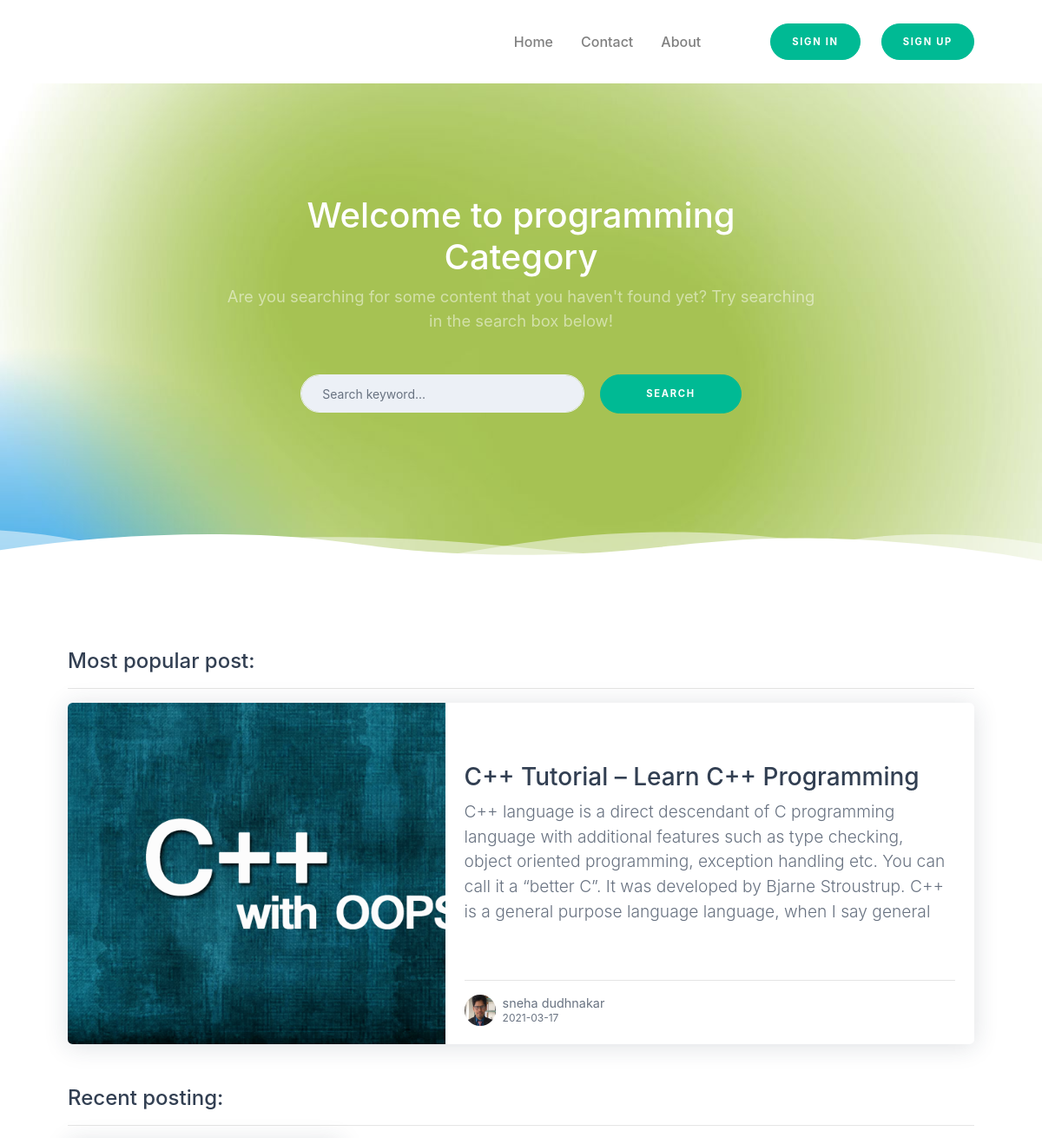
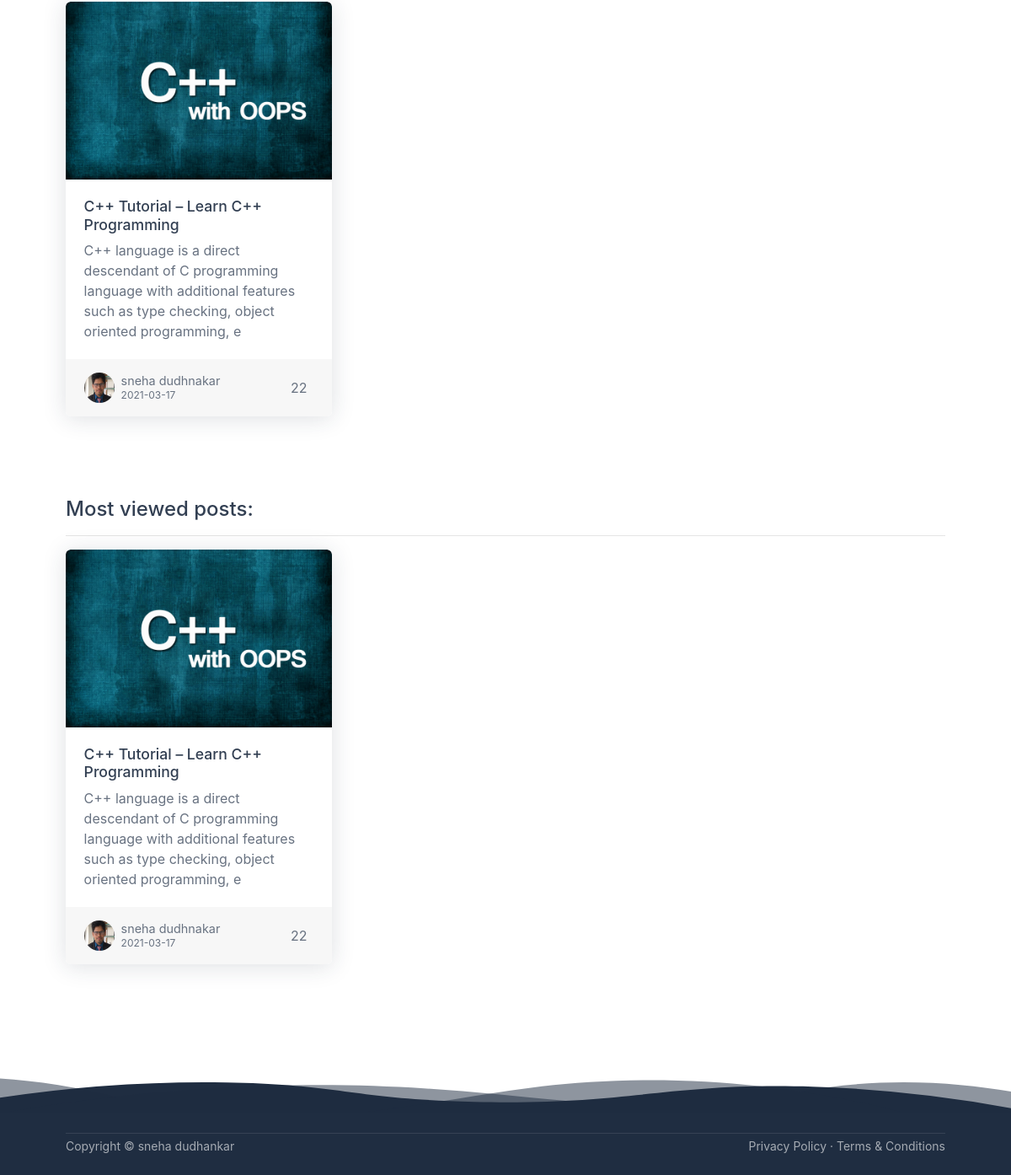
The page /categories.php?category_id=2&category_name=programming on the database its author committed (2 pictures, top to bottom).
### tables this page shows
CREATE TABLE `posts` (
  `post_category_id` int(11) NOT NULL,
  `post_id` int(11) NOT NULL,
  `post_title` varchar(255) NOT NULL,
  `post_detail` text NOT NULL,
  `post_category` varchar(255) NOT NULL,
  `post_image` text NOT NULL,
  `post_date` date NOT NULL,
  `post_status` varchar(255) NOT NULL DEFAULT 'Published',
  `post_author` varchar(255) NOT NULL,
  `post_views` int(11) NOT NULL DEFAULT 0,
  `post_comment_count` int(11) NOT NULL DEFAULT 0,
  `post_tags` text NOT NULL
);

### categories.php (the view, shortened to what this page needs)
<?php require_once("./includes/header.php"); ?>
        <div id="layoutDefault">
            <div id="layoutDefault_content">
                <main>
                    <nav class="navbar navbar-marketing navbar-expand-lg bg-white navbar-light">
                        <div class="container">
                            <div class="collapse navbar-collapse" id="navbarSupportedContent">
                                <ul class="navbar-nav ml-auto mr-lg-5">
                                    <li class="nav-item">
                                        <a class="nav-link" href="index.php">Home </a>
                                    </li>
                                    <li class="nav-item dropdown no-caret">
                                        <a class="nav-link" href="contact.php">Contact</a>
                                    </li>
                                    <li class="nav-item dropdown no-caret">
                                        <a class="nav-link" href="about.php">About</a>
                                    </li>
                                </ul>
                                <?php
                                    require_once("./includes/registration.php");
                                ?>
                            </div>
                        </div>
                    </nav>
                    <header class="page-header page-header-dark " style="background-image: url(img/bg4.jpg);">
                        <div class="page-header-content">
                            <div class="container">
                                <div class="row justify-content-center">
                                    <div class="col-xl-8 col-lg-10 text-center">
                                        <h1 class="page-header-title">Welcome to <?php echo $_GET['category_name']; ?> Category</h1>
                                        <p class="page-header-text mb-5">Are you searching for some content that you haven't found yet? Try searching in the search box below!</p>
                                        <form class="page-header-signup mb-2 mb-md-0" action="category-search.php" method="POST">
                                            <div class="form-row justify-content-center">
                                                <div class="col-lg-6 col-md-8">
                                                    <div class="form-group mr-0 mr-lg-2">
                                                        <input name="search-keyword" class="form-control form-control-solid rounded-pill" type="text" placeholder="Search keyword..."/>
                                                    </div>
                                                </div>
                                                <div class="col-lg-3 col-md-4"><button class="btn btn-teal btn-block btn-marketing rounded-pill" type="submit">Search</button></div>
                                            </div>
                                        </form>
                                    </div>
                                </div>
                            </div>
                        </div>
                        <div class="svg-border-waves text-white">
                        </div>
                    </header>
                    <section class="bg-white py-10">
                        <div class="container">
                        <h1>Most popular post:</h1>
                        <hr />
                            <?php
                            $sql4 = "SELECT * FROM posts WHERE post_status = :status AND post_category_id = :id ORDER BY post_views DESC LIMIT 0, 1";
                            $stmt = $pdo->prepare($sql4);
                            $stmt->execute([
                                ':status' => 'Published',
                                ':id' => $_GET['category_id']
                            ]);
                            $post = $stmt->fetch(PDO::FETCH_ASSOC);
                            $post_id = $post['post_id'];
                            $post_title = $post['post_title'];
                            $post_detail = substr($post['post_detail'], 0, 300);
                            $post_author = $post['post_author'];
                            $post_date = $post['post_date'];
                            $post_image = $post['post_image'];
                        ?>
                            <a class="card post-preview post-preview-featured lift mb-5" href="single.php?post_id=<?php echo $post_id; ?>">
                                <div class="row no-gutters">
                                    <div class="col-lg-5"><div class="post-preview-featured-img" style='background-image: url("./img/<?php echo $post_image; ?>")'></div></div>
                                    <div class="col-lg-7">
                                        <div class="card-body">
                                            <div class="py-5">
                                                <h5 class="card-title"><?php echo $post_title; ?></h5>
                                                <p class="card-text">
                                                    <?php echo $post_detail; ?>
                                                </p>
                                            </div>
                                            <hr />
                                            <div class="post-preview-meta">
                                                <img class="post-preview-meta-img" src="./img/mdabarik.jpg" />
                                                <div class="post-preview-meta-details">
                                                    <div class="post-preview-meta-details-name"><?php echo $post_author; ?></div>
                                                    <div class="post-preview-meta-details-date"><?php echo $post_date; ?></div>
                                                </div>
                                            </div>
                                        </div>
                                    </div>
                                </div>
                            </a>
                            <?php
                                $post_per_page = 3;
                                if (isset($_GET['page'])) {
                                    $page = $_GET['page'];
                                    if($page == 1) {
                                        $page_id = 0;
                                    } else {
                                        $page_id = ($page * $post_per_page) - $post_per_page;
                                    }
                                } else {
                                    $page_id = 0;
                                }
                            ?>
                            <h1>Recent posting:</h1>
                            <hr />
                            <div class="row">
                                <?php
                                    $sql = "SELECT * FROM posts WHERE post_status = :status AND post_category_id = :id ORDER BY post_id DESC LIMIT $page_id, $post_per_page";
                                    $stmt = $pdo->prepare($sql);
                                    $stmt->execute([
                                        ':status' => 'Published',
                                        ':id' => $_GET['category_id']
                                    ]);
                                    while($posts = $stmt->fetch(PDO::FETCH_ASSOC)) {
                                        $post_id = $posts['post_id'];
                                        $post_title = $posts['post_title'];
                                        $post_detail = substr($posts['post_detail'], 0, 140);
                                        $post_image = $posts['post_image'];
                                        $post_date = $posts['post_date'];
                                        $post_author = $posts['post_author'];
                                        $post_views = $posts['post_views'];
                                        ?>
                                            <div class="col-md-6 col-xl-4 mb-5">
                                                <a class="card post-preview lift h-100" href="single.php?post_id=<?php echo $post_id; ?>"
                                                    ><img class="card-img-top" src="./img/<?php echo $post_image; ?>" alt="<?php echo $post_image; ?>" />
                                                    <div class="card-body">
                                                        <h5 class="card-title"><?php echo $post_title; ?></h5>
                                                        <p class="card-text"><?php echo $post_detail; ?></p>
                                                    </div>
                                                    <div class="card-footer d-flex align-items-center justify-content-between">
                                                        <div class="post-preview-meta">
                                                            <img class="post-preview-meta-img" src="./img/mdabarik.jpg" />
                                                            <div class="post-preview-meta-details">
                                                                <div class="post-preview-meta-details-name"><?php echo $post_author; ?></div>
                                                                <div class="post-preview-meta-details-date"><?php echo $post_date; ?></div>
                                                            </div>
                                                        </div>
                                                        <div class="post-preview-meta">
                                                            <?php echo $post_views; ?>
                                                        </div>
                                                    </div>
                                                </a>
                                            </div>
                                    <?php }
                                ?>
                            </div>
                            <h1 class="pt-5">Most viewed posts:</h1>
                            <hr />
                            <div class="row">
                                <?php
                                    $sql2 = "SELECT * FROM posts WHERE post_status = :status AND post_category_id = :id ORDER BY post_views DESC LIMIT 0, 3";
                                    $stmt = $pdo->prepare($sql2);
                                    $stmt->execute([
                                        ':status' => 'Published',
                                        ':id' => $_GET['category_id']
                                    ]);
                                    while($posts = $stmt->fetch(PDO::FETCH_ASSOC)) {
                                        $post_id = $posts['post_id'];
                                        $post_title = $posts['post_title'];
                                        $post_detail = substr($posts['post_detail'], 0, 140);
                                        $post_image = $posts['post_image'];
                                        $post_date = $posts['post_date'];
                                        $post_author = $posts['post_author'];
                                        $post_views = $posts['post_views']; ?>
                                            <div class="col-md-6 col-xl-4 mb-5">
                                                <a class="card post-preview lift h-100" href="single.php?post_id=<?php echo $post_id; ?>"
                                                    ><img class="card-img-top" src="./img/<?php echo $post_image; ?>" alt="<?php echo $post_image; ?>" />
                                                    <div class="card-body">
                                                        <h5 class="card-title"><?php echo $post_title; ?></h5>
                                                        <p class="card-text"><?php echo $post_detail; ?></p>
                                                    </div>
                                                    <div class="card-footer d-flex align-items-center justify-content-between">
                                                        <div class="post-preview-meta">
                                                            <img class="post-preview-meta-img" src="./img/mdabarik.jpg" />
                                                            <div class="post-preview-meta-details">
                                                                <div class="post-preview-meta-details-name"><?php echo $post_author; ?></div>
                                                                <div class="post-preview-meta-details-date"><?php echo $post_date; ?></div>
                                                            </div>
                                                        </div>
                                                        <div class="post-preview-meta">
                                                            <?php echo $post_views; ?>
                                                        </div>
                                                    </div>
                                                </a>
                                            </div>
                                    <?php }
                                ?>
                            </div>
                        </div>
                        <div class="svg-border-waves text-dark">
                        </div>
                </main>
            </div>
            <div id="layoutDefault_footer">
                <footer class="footer pt-2 pb-4 mt-auto bg-dark footer-dark">
                    <div class="container">
                        <hr class="mb-1" />
                        <div class="row align-items-center">
                            <div class="col-md-6 small">Copyright &#xA9; sneha dudhankar</div>
                            <div class="col-md-6 text-md-right small">
                                <a href="privacy-policy.php">Privacy Policy</a>
                                &#xB7;
                                <a href="terms-conditions.php">Terms &amp; Conditions</a>
                            </div>
                        </div>
                    </div>
                </footer>
            </div>
        </div>
<?php require_once("./includes/footer.php"); ?>

### rows shown on the page
posts: post_image (picture), post_title "C++ Tutorial – Learn C++ Programming", post_detail "C++ language is a direct descendant of C programming language with additional features such as type checking, object oriented programming, exception handling etc. You can call it a “better C”. It was developed by Bjarne Stroustrup. C++ is a general purpose language language, when I say general", post_author "sneha dudhnakar", post_date "2021-03-17", post_detail "C++ language is a direct descendant of C programming language with additional features such as type checking, object oriented programming, e", post_views "22"

### other values the page prints
$_GET['category_name'] "programming"
